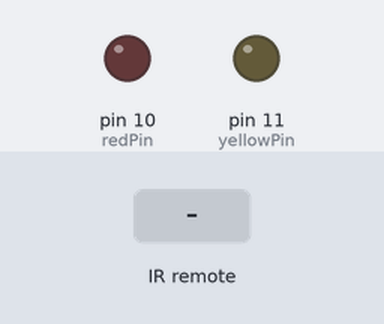
Bench run of a sketch on a simulated Arduino Uno, built with avr-gcc and run on an emulated ATmega328P. On the bench: output pins drawn as LEDs (lit = HIGH). Inputs (shaded band) come from the test bench.

Above: at 1.2 s.
1.3 s: infrared code 0x6BC6597B received
At 1.8 s:
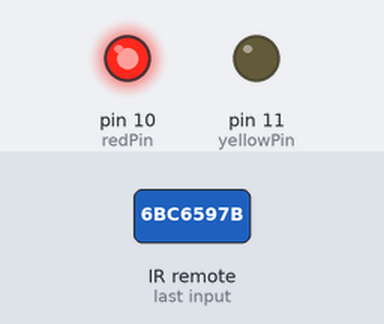
4.3 s: infrared code 0x735B797E received
At 5.3 s:
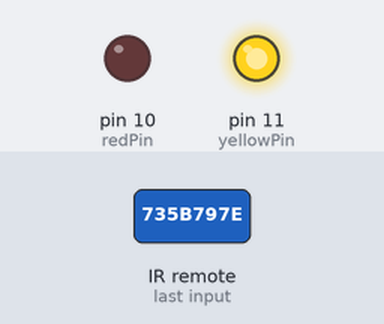
5.8 s: infrared code 0x6BC6597B received
At 6.4 s:
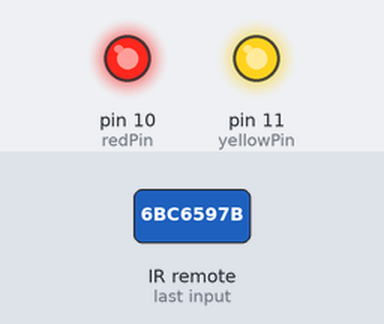
Timing chart, 0 to 9.3 s (numbered marks = the images above; inputs shaded):
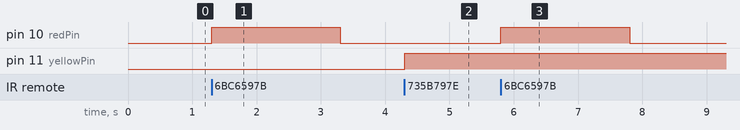

Measured:
- after the input at 1.3 s, pin 10 (redPin): LOW → HIGH at once, → LOW 2.0 s later
- after the input at 4.3 s, pin 11 (yellowPin): LOW → HIGH at once
- after the input at 5.8 s, pin 10 (redPin): LOW → HIGH at once, → LOW 2.0 s later

The sketch:

lab4_ex3_b.ino
```cpp
// Include IR Remote Library
#include <IRremote.h>
// Define sensor pin
const int RECV_PIN = 4;
// Define LED pin constants
const int redPin = 10;
const int yellowPin = 11;
// Define integer to remember toggle state
int togglestate = 0;
// Define IR Receiver and Results Objects
IRrecv irrecv(RECV_PIN);
decode_results results ;
void setup(){
irrecv.enableIRIn(); // Enable the IR Receiver
pinMode(yellowPin, OUTPUT); // Set LED pins as Outputs
pinMode(redPin, OUTPUT);
}
void loop(){
if ( irrecv.decode(&results)){
switch( results .value){
case 0x6BC6597B: //Update value one according to your readings
digitalWrite (redPin, HIGH);// Turn on LED for 2 Seconds
delay(2000);
digitalWrite (redPin, LOW);
break;
case 0x735B797E: //Update value one according to your readings
// Toggle LED On or Off
if ( togglestate ==0){
digitalWrite (yellowPin, HIGH);
togglestate =1;
}
else {
digitalWrite (yellowPin, LOW);
togglestate =0;
}
break;
}
irrecv .resume();
}
}
```
